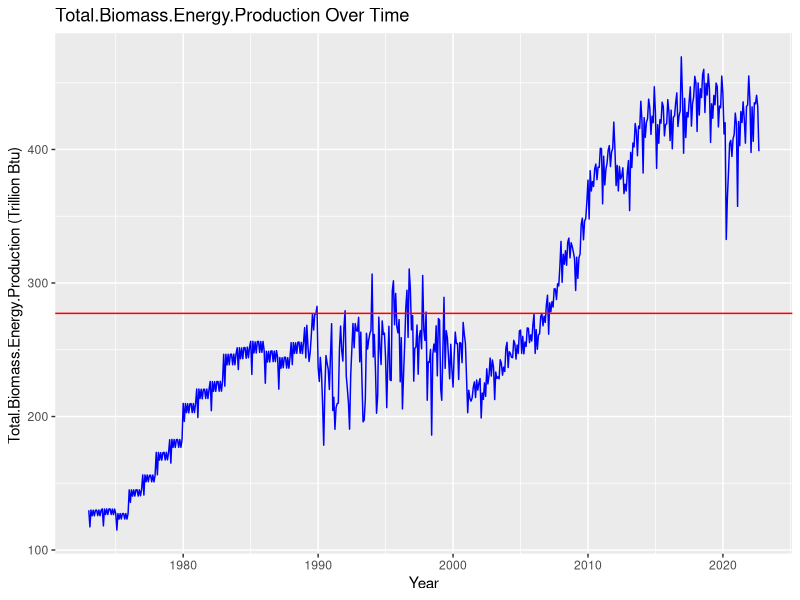
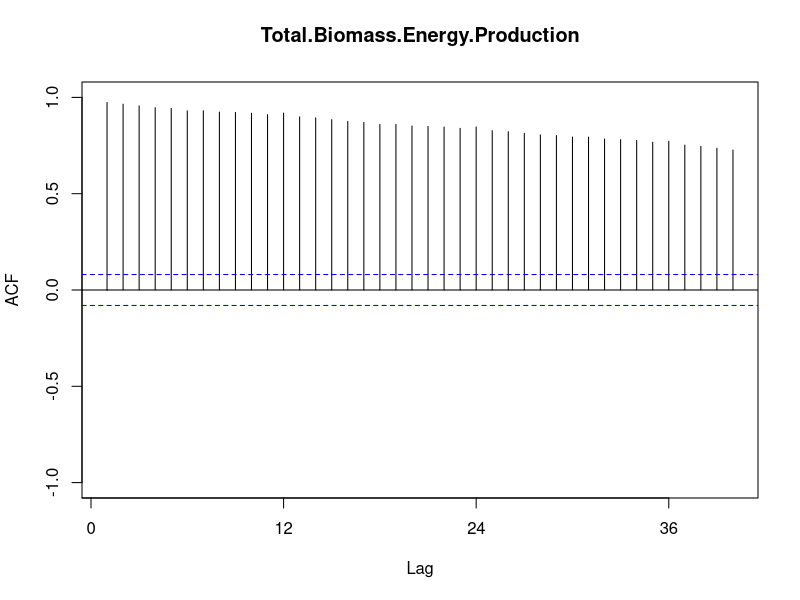
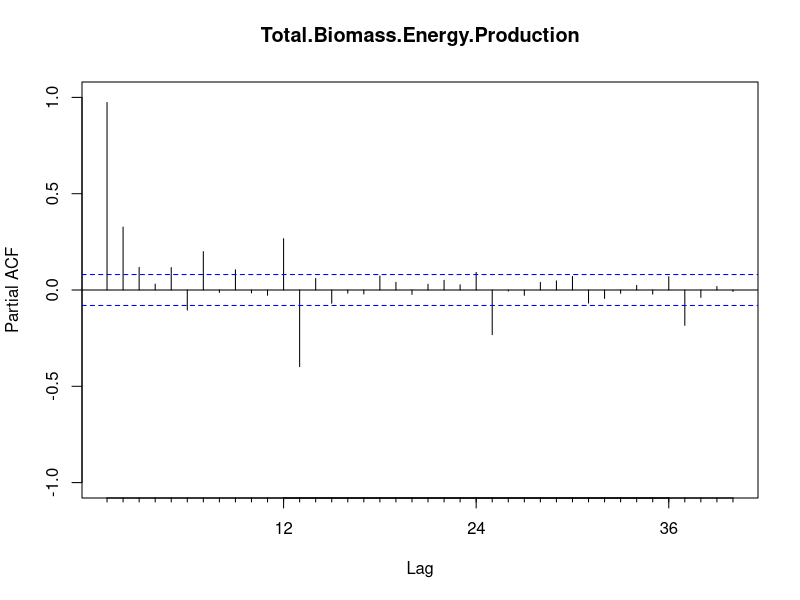
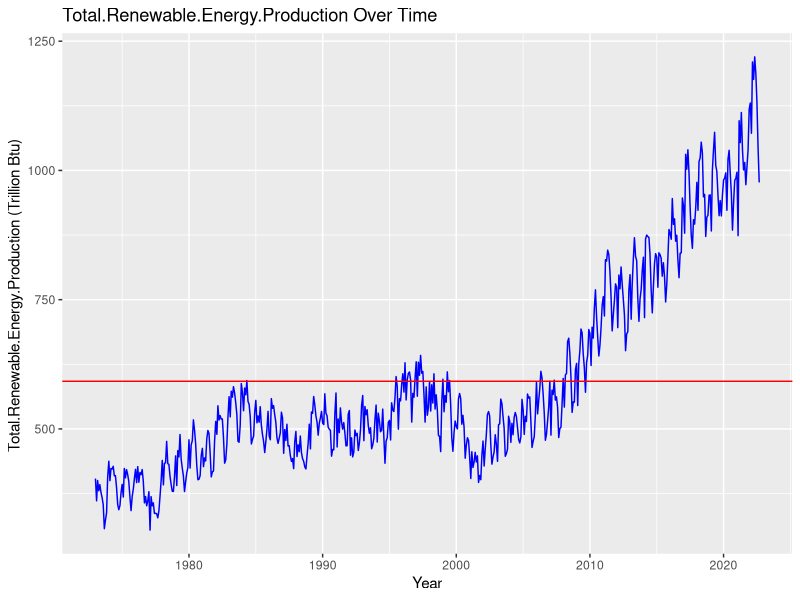
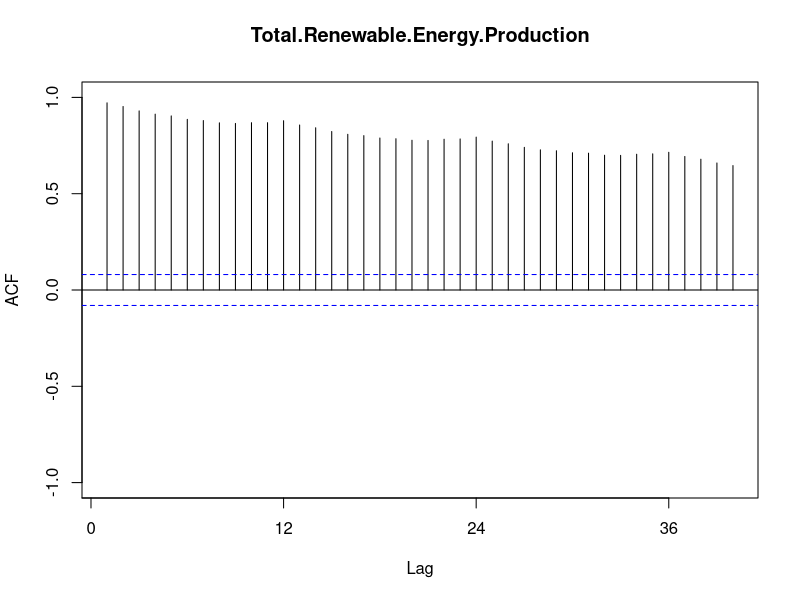
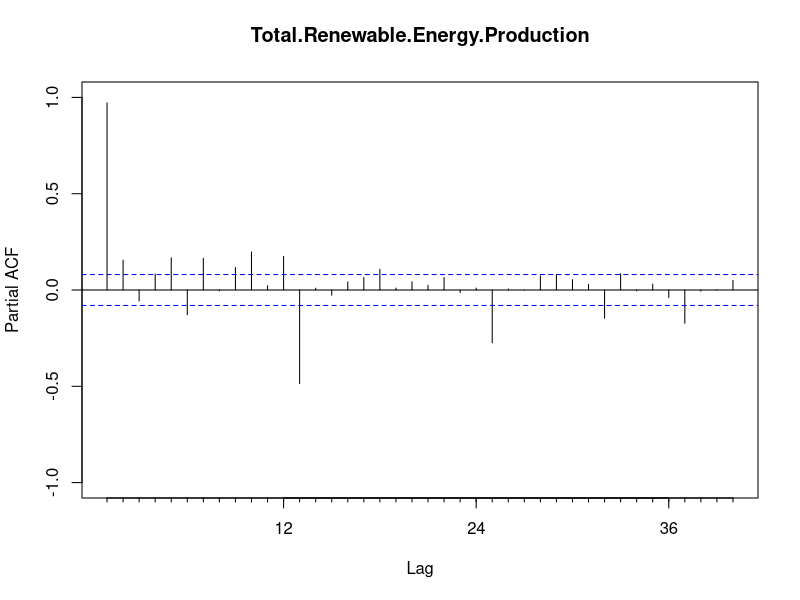
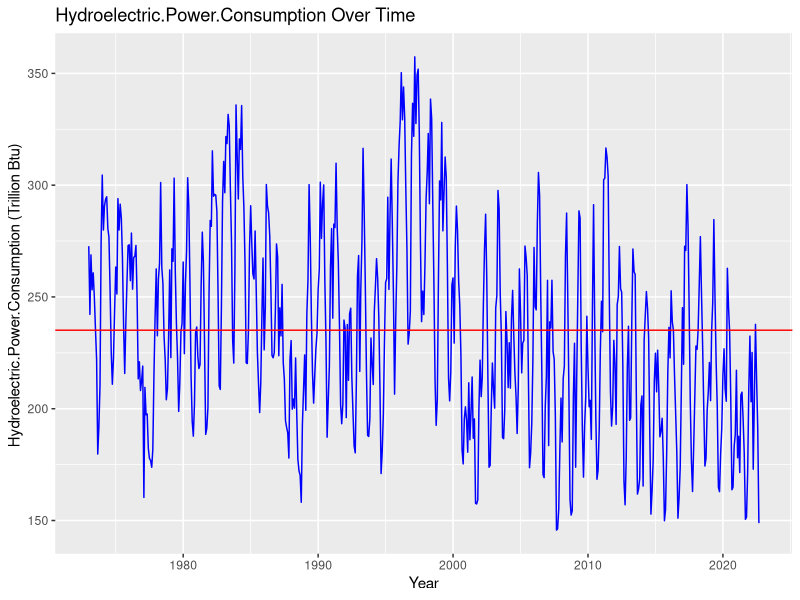
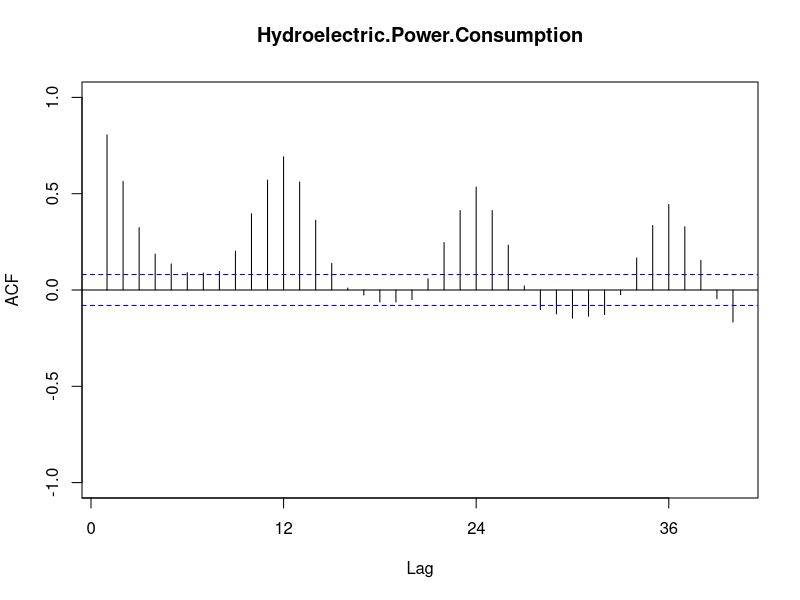

Recreate these plots in R, in order.
## ---- chunk 1
knitr::opts_chunk$set(echo = TRUE,tidy.opts=list(width.cutoff=80), tidy=FALSE) 
## ---- chunk 2
#Load/install required package here
library(forecast)
library(tseries)
library(dplyr)
library(lubridate)
library(ggplot2)

#import data set
energy_data <- read.csv(file="../Data/Table_10.1_Renewable_Energy_Production_and_Consumption_by_Source-Edit.csv", header = TRUE, dec = ".", sep=",",stringsAsFactors = TRUE) 

#transform Date column 
energy_data$Month<- ym(energy_data$Month)
colnames(energy_data)[1]<- "Date"
head(energy_data)

#extract columns 
colnames(energy_data)
data<- energy_data[,c(1,4,5,6)]
head(data)
tail(data) #no zeros 
## ---- chunk 3
#make time series data 
ts_data<- ts(data[,(2:4)], frequency = 12, start = c(1973,1))
name<- colnames(data)

#plot time series, Acf, and Pacf
for(i in 1:(ncol(data)-1)){
  par((mfrow=c(1,3))) #this does not work with ggplot 
  print(ggplot(data, aes(x=Date, y=data[,(1+i)])) +
          geom_line(color="blue") +
          geom_hline(yintercept = mean(data[,(1+i)]), color="red") + 
          ylab(paste0(colnames(data)[1+i], " (Trillion Btu)", sep = " "))+
          xlab("Year")+
          labs(title = paste0(colnames(data)[1+i], " Over Time", sep = " "))
  )
  Acf(ts_data[,i], lag.max=40, main=name[i+1], ylim=c(-1,1))
  Pacf(ts_data[,i], lag.max=40,main=name[i+1], ylim=c(-1,1))
}

## ---- chunk 4
nobs <- nrow(data) 
#Create vector t
t <- c(1:nobs)

#Fit a linear trend to TS of iHP = 1
linear_trend_model1=lm(data[,2]~t)  
print(summary(linear_trend_model1))
beta1.0=as.numeric(linear_trend_model1$coefficients[1])  #first coefficient is the intercept term or beta0
beta1.1=as.numeric(linear_trend_model1$coefficients[2])  #second coefficient is the slope or beta1
  
#Let's plot the time series with its trend line
print(ggplot(data, aes(x=Date, y=data[,(2)])) +
        geom_line(color="blue") +
        ylab(paste0("Inflow ",colnames(data)[(2)],sep="")) +
        #geom_abline(intercept = beta0, slope = beta1, color="red")
        geom_smooth(color="red",method="lm"))

## ---- chunk 5
#Fit a linear trend to TS of iHP = 2
iHP<- 2
linear_trend_model2=lm(data[,3]~t)  
print(summary(linear_trend_model2))
beta2.0=as.numeric(linear_trend_model2$coefficients[1])  #first coefficient is the intercept term or beta0
beta2.1=as.numeric(linear_trend_model2$coefficients[2])  #second coefficient is the slope or beta1

#Let's plot the time series with its trend line
print(ggplot(data, aes(x=Date, y=data[,(3)])) +
        geom_line(color="blue") +
        ylab(paste0("Inflow ",colnames(data)[(3)],sep="")) +
        #geom_abline(intercept = beta0, slope = beta1, color="red")
        geom_smooth(color="red",method="lm"))
## ---- chunk 6
#Fit a linear trend to TS of iHP = 3
iHP<- 3
linear_trend_model3=lm(data[,4]~t)  
print(summary(linear_trend_model3))
beta3.0=as.numeric(linear_trend_model3$coefficients[1])  #first coefficient is the intercept term or beta0
beta3.1=as.numeric(linear_trend_model3$coefficients[2])  #second coefficient is the slope or beta1
  
#Let's plot the time series with its trend line
print(ggplot(data, aes(x=Date, y=data[,(4)])) +
        geom_line(color="blue") +
        ylab(paste0("Inflow ",colnames(data)[(4)],sep="")) +
        #geom_abline(intercept = beta0, slope = beta1, color="red")
        geom_smooth(color="red",method="lm"))

## ---- chunk 7
iHP<- 1
#remove the trend from series
detrend_data1 <- data[,(iHP+1)]-(beta1.0+beta1.1*t)
#plot graphs
ggplot(data, aes(x=Date, y=data[,(1+iHP)])) +
            geom_line(color="blue") +
            ylab(paste0("Inflow ",colnames(data)[(1+iHP)],sep="")) +
            #geom_abline(intercept = beta0, slope = beta1, color="red")
            geom_smooth(color="red",method="lm") +
            geom_line(aes(y=detrend_data1), col="green")+
            geom_smooth(aes(y=detrend_data1),color="orange",method="lm") 

## ---- chunk 8
iHP<- 2
#remove the trend from series
detrend_data2 <- data[,(iHP+1)]-(beta2.0+beta2.1*t)
#plot graphs
ggplot(data, aes(x=Date, y=data[,(1+iHP)])) +
            geom_line(color="blue") +
            ylab(paste0("Inflow ",colnames(data)[(1+iHP)],sep="")) +
            #geom_abline(intercept = beta0, slope = beta1, color="red")
            geom_smooth(color="red",method="lm") +
            geom_line(aes(y=detrend_data2), col="green")+
            geom_smooth(aes(y=detrend_data2),color="orange",method="lm") 
## ---- chunk 9
iHP<- 3
#remove the trend from series
detrend_data3 <- data[,(iHP+1)]-(beta3.0+beta3.1*t)
#plot graphs
ggplot(data, aes(x=Date, y=data[,(1+iHP)])) +
            geom_line(color="blue") +
            ylab(paste0("Inflow ",colnames(data)[(1+iHP)],sep="")) +
            #geom_abline(intercept = beta0, slope = beta1, color="red")
            geom_smooth(color="red",method="lm") +
            geom_line(aes(y=detrend_data3), col="green")+
            geom_smooth(aes(y=detrend_data3),color="orange",method="lm") 
## ---- chunk 10
#make data frame of detrended data
detrend_data1<- data.frame(detrend_data1)
detrend_data1$Date<- data$Date
detrend_data1$HP2<- detrend_data2
detrend_data1$HP3<- detrend_data3

detrend_data<- detrend_data1[,c(2,1,3,4)]
colnames(detrend_data)<- colnames(data)
ts_detrend_data<- ts(detrend_data[,(2:4)], frequency = 12, start = c(1973,1))


#plot time series, Acf, and Pacf
for(i in 1:(ncol(detrend_data)-1)){
  Acf(detrend_data[,i], lag.max=40, main=name[i+1], ylim=c(-1,1))
  Pacf(detrend_data[,i], lag.max=40,main=name[i+1], ylim=c(-1,1))
}
## ---- chunk 11
#Let's choose another HP
iHP=1 

#Use seasonal means model
#First create the seasonal dummies
dummies <- seasonaldummy(ts_data[,iHP])  
#this function only accepts ts object, no need to add one here because date object is not a column

#Then fit a linear model to the seasonal dummies
seas_means_model=lm(data[,(iHP+1)]~dummies)
summary(seas_means_model)

#Look at the regression coefficient. These will be the values of Beta

#Store regression coefficients
beta_int=seas_means_model$coefficients[1]
beta_coeff=seas_means_model$coefficients[2:12]

#compute seasonal component
inflow_seas_comp=array(0,nobs)
for(i in 1:nobs){
  inflow_seas_comp[i]=(beta_int+beta_coeff%*%dummies[i,])
}

#Understanding what we did
ggplot(data, aes(x=Date, y=data[,(1+iHP)])) +
            geom_line(color="blue") +
            ylab(paste0("Inflow ",colnames(data)[(1+iHP)],sep="")) +
            geom_line(aes(y=inflow_seas_comp), col="red")


#Removing seasonal component
deseason_data <- data[,(1+iHP)]-inflow_seas_comp

#Understanding what we did
ggplot(data, aes(x=Date, y=data[,(1+iHP)])) +
            geom_line(color="blue") +
            ylab(paste0("Inflow ",colnames(data)[(1+iHP)],sep="")) +
            geom_line(aes(y=deseason_data), col="green")

## ---- chunk 12
#Let's choose another HP
iHP=2 

#Use seasonal means model
#First create the seasonal dummies
dummies2 <- seasonaldummy(ts_data[,iHP])  
#this function only accepts ts object, no need to add one here because date object is not a column

#Then fit a linear model to the seasonal dummies
seas_means_model2=lm(data[,(iHP+1)]~dummies2)
summary(seas_means_model2)

#Look at the regression coefficient. These will be the values of Beta

#Store regression coefficients
beta_int2=seas_means_model2$coefficients[1]
beta_coeff2=seas_means_model2$coefficients[2:12]

#compute seasonal component
inflow_seas_comp2=array(0,nobs)
for(i in 1:nobs){
  inflow_seas_comp2[i]=(beta_int2+beta_coeff2%*%dummies2[i,])
}

#Understanding what we did
ggplot(data, aes(x=Date, y=data[,(1+iHP)])) +
            geom_line(color="blue") +
            ylab(paste0("Inflow ",colnames(data)[(1+iHP)],sep="")) +
            geom_line(aes(y=inflow_seas_comp2), col="red")


#Removing seasonal component
deseason_data2 <- data[,(1+iHP)]-inflow_seas_comp2

#Understanding what we did
ggplot(data, aes(x=Date, y=data[,(1+iHP)])) +
            geom_line(color="blue") +
            ylab(paste0("Inflow ",colnames(data)[(1+iHP)],sep="")) +
            geom_line(aes(y=deseason_data2), col="green")
## ---- chunk 13

